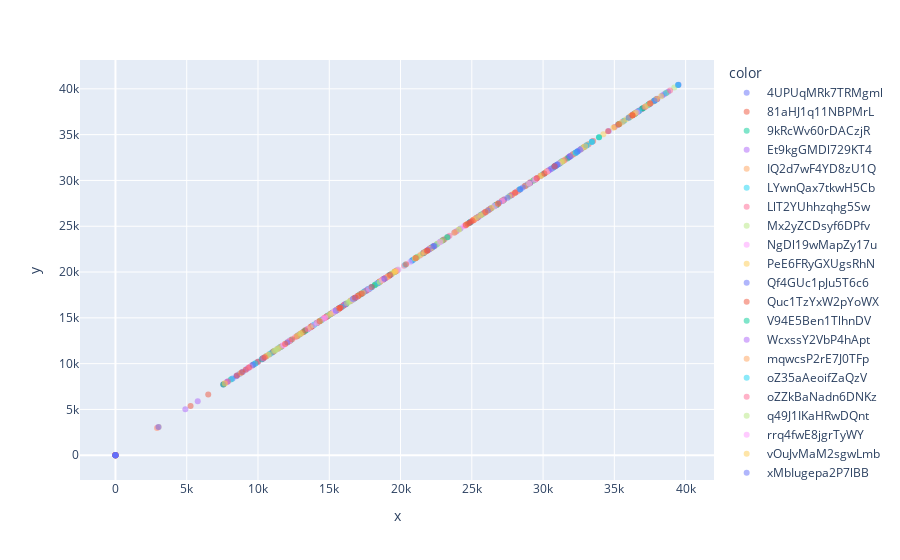

Notebook code for this chart:
### Code cell
fig= px.scatter(x=daily['AC_POWER'], y=daily['DC_POWER'], color=daily.index.droplevel(1),  opacity=0.5)
#
fig.show()
